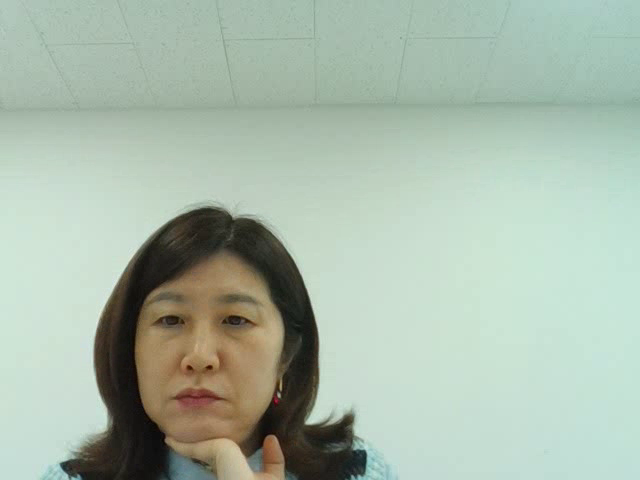
#> input picture frame 16 of 06_CV_기초실습자료/images/capture.avi, 640 x 480 px
$ python 03_video_4.py
#> lines starting #> are read from the running program, lines starting #| are printed output that depends on the picture
# File로 영상 재생. 캠 촬영과 동일함.

import cv2

vCap = cv2.VideoCapture('images/capture.avi')

while vCap.isOpened():
    ret, frame = vCap.read()
#> frame is the input picture: shape (480, 640, 3); mean B, G, R 169.9, 185.1, 168.9
    img_gray = cv2.cvtColor(frame, cv2.COLOR_BGR2GRAY)
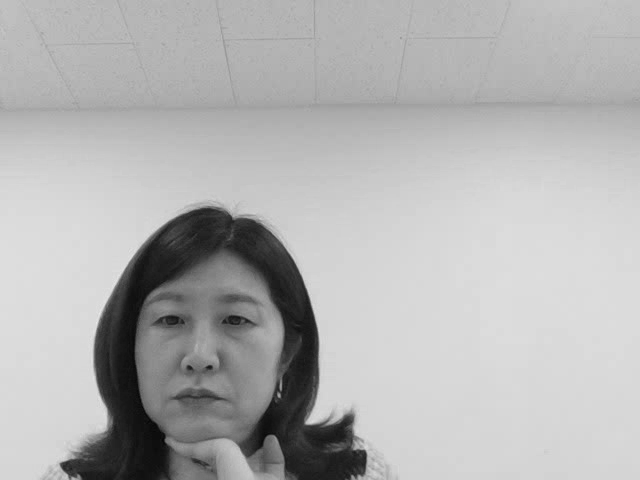
#> img_gray: shape (480, 640); min 4, max 234, mean 178.5
    cv2.imshow('Capture', frame)

    # 초당 30프레임의 경우 적정 waitKey 인자값
    # 대기 시간 (밀리초) = (1000 / 30) ≈ 33
    if cv2.waitKey(33) & 0xff == ord('q'):
#> (key q is pressed here)
        break
vCap.release()
cv2.destroyAllWindows()

$ run again, starting later in the video
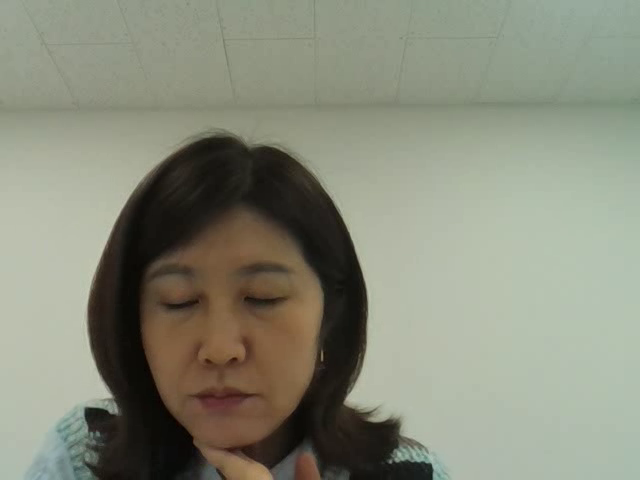
#> input picture frame 75 of 06_CV_기초실습자료/images/capture.avi, 640 x 480 px
#> frame is the input picture: shape (480, 640, 3); mean B, G, R 122.1, 138.4, 135.9
#> `img_gray = cv2.cvtColor(frame, cv2.COLOR_BGR2GRAY)`:
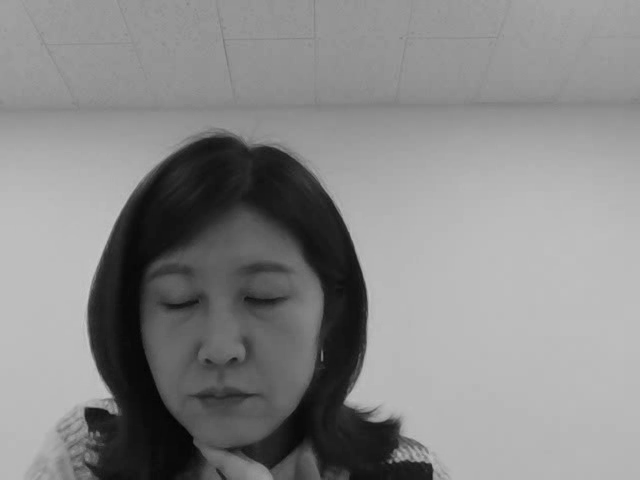
#> img_gray: shape (480, 640); min 3, max 199, mean 135.8

$ run again, starting later in the video
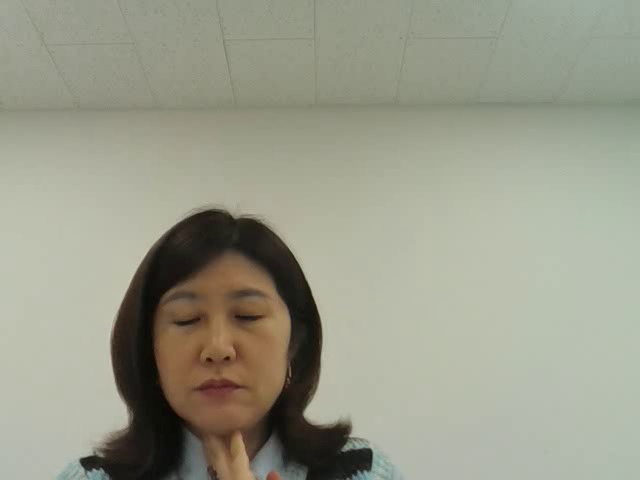
#> input picture frame 133 of 06_CV_기초실습자료/images/capture.avi, 640 x 480 px
#> frame is the input picture: shape (480, 640, 3); mean B, G, R 138.1, 154.6, 153.8
#> `img_gray = cv2.cvtColor(frame, cv2.COLOR_BGR2GRAY)`:
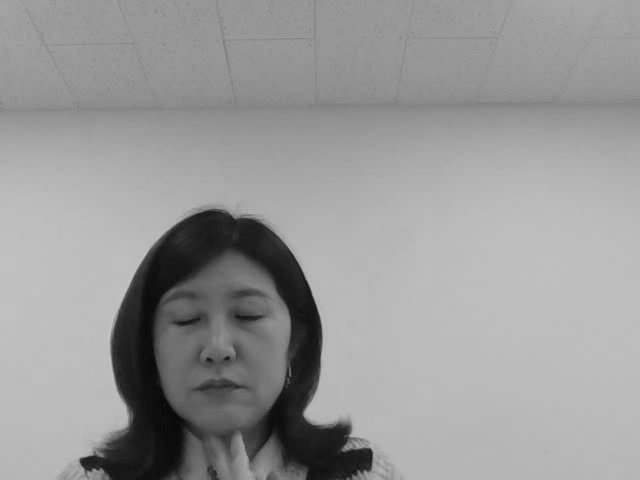
#> img_gray: shape (480, 640); min 7, max 200, mean 152.4
